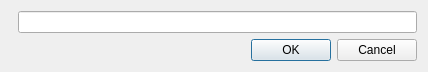
<?xml version="1.0" encoding="UTF-8"?>
<ui version="4.0">
 <class>RemoteFileDialog</class>
 <widget class="QDialog" name="RemoteFileDialog">
  <property name="geometry">
   <rect>
    <x>0</x>
    <y>0</y>
    <width>428</width>
    <height>69</height>
   </rect>
  </property>
  <property name="windowTitle">
   <string/>
  </property>
  <layout class="QVBoxLayout" name="verticalLayout">
   <item>
    <layout class="QHBoxLayout" name="horizontalLayout">
     <property name="spacing">
      <number>0</number>
     </property>
     <item>
      <widget class="QLabel" name="lblDescription">
       <property name="text">
        <string/>
       </property>
      </widget>
     </item>
     <item>
      <widget class="QLineEdit" name="txtPath"/>
     </item>
    </layout>
   </item>
   <item>
    <widget class="QDialogButtonBox" name="butOkCancel">
     <property name="standardButtons">
      <set>QDialogButtonBox::Cancel|QDialogButtonBox::Ok</set>
     </property>
    </widget>
   </item>
  </layout>
 </widget>
 <resources/>
 <connections>
  <connection>
   <sender>butOkCancel</sender>
   <signal>accepted()</signal>
   <receiver>RemoteFileDialog</receiver>
   <slot>accept()</slot>
   <hints>
    <hint type="sourcelabel">
     <x>213</x>
     <y>48</y>
    </hint>
    <hint type="destinationlabel">
     <x>213</x>
     <y>34</y>
    </hint>
   </hints>
  </connection>
  <connection>
   <sender>butOkCancel</sender>
   <signal>rejected()</signal>
   <receiver>RemoteFileDialog</receiver>
   <slot>reject()</slot>
   <hints>
    <hint type="sourcelabel">
     <x>213</x>
     <y>48</y>
    </hint>
    <hint type="destinationlabel">
     <x>213</x>
     <y>34</y>
    </hint>
   </hints>
  </connection>
 </connections>
</ui>
